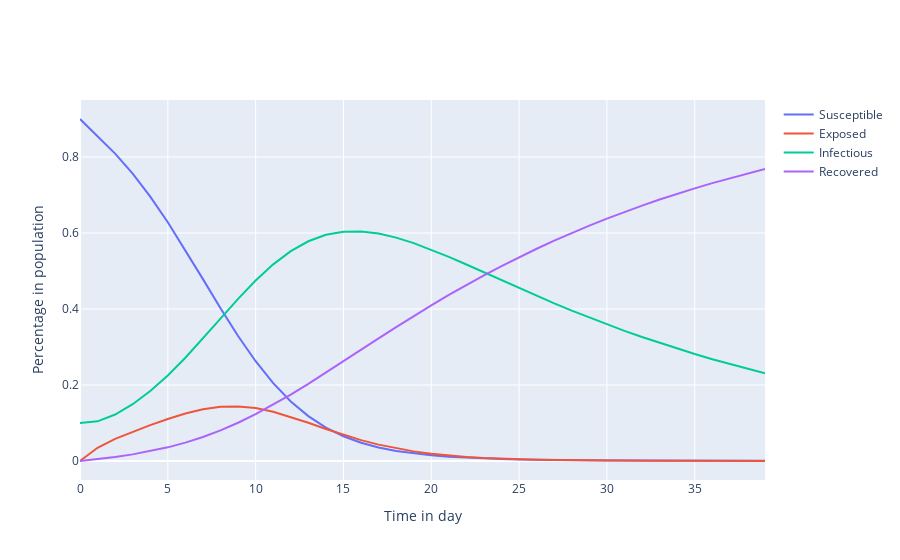
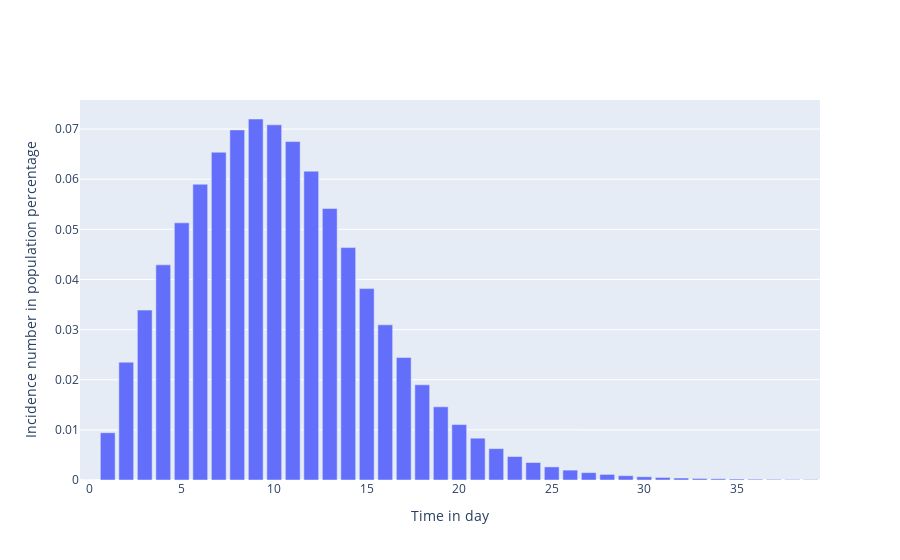

Notebook code for these charts, in order:
### Code cell
import plotly.graph_objects as go

# Plot I: Create plot of S, E, I, R
fig = go.Figure()

# Plot of susceptibles
fig.add_trace(
    go.Scatter(
        x=times,
        y=result[:, 0],
        mode='lines',
        name='Susceptible'
    )
)

# Plot of exposed
fig.add_trace(
    go.Scatter(
        x=times,
        y=result[:, 1],
        mode='lines',
        name='Exposed'
    )
)

# Plot of infectious
fig.add_trace(
    go.Scatter(
        x=times,
        y=result[:, 2],
        mode='lines',
        name='Infectious'
    )
)

# Plot of Recovered
fig.add_trace(
    go.Scatter(
        x=times,
        y=result[:, 3],
        mode='lines',
        name='Recovered'
    )
)

# Add axis labels
fig.update_layout(
    xaxis_title='Time in day',
    yaxis_title='Percentage in population'
)

fig.show()

# Plot II: Create plot of incidence number per day
fig = go.Figure()

# Plot of incidences
fig.add_trace(
    go.Bar(
        x=times,
        y=result[:, 4],
        name='Incidences'
    )
)

# Add axis labels
fig.update_layout(
    xaxis_title='Time in day',
    yaxis_title='Incidence number in population percentage'
)

fig.show()

### Figure 1 — Plotly figure (JSON) as saved in the notebook; plotly's stock layout.template omitted (floating-point values rounded to 4 significant figures)
{"data": [{"mode": "lines", "name": "Susceptible", "type": "scatter", "x": [0, 1, 2, 3, 4, 5, 6, 7, 8, 9, 10, 11, 12, 13, 14, 15, 16, 17, 18, 19, 20, 21, 22, 23, 24, 25, 26, 27, 28, 29, 30, 31, 32, 33, 34, 35, 36, 37, 38, 39], "y": [0.9, 0.8558, 0.809, 0.7561, 0.6959, 0.6284, 0.5551, 0.4786, 0.402, 0.3291, 0.2626, 0.2048, 0.1567, 0.1181, 0.08806, 0.06523, 0.04822, 0.03569, 0.02652, 0.01984, 0.01496, 0.01138, 0.008742, 0.006784, 0.005321, 0.004217, 0.003376, 0.00273, 0.002229, 0.001837, 0.001528, 0.001282, 0.001085, 0.0009254, 0.0007953, 0.0006885, 0.0006002, 0.0005267, 0.0004651, 0.0004132]}, {"mode": "lines", "name": "Exposed", "type": "scatter", "x": [0, 1, 2, 3, 4, 5, 6, 7, 8, 9, 10, 11, 12, 13, 14, 15, 16, 17, 18, 19, 20, 21, 22, 23, 24, 25, 26, 27, 28, 29, 30, 31, 32, 33, 34, 35, 36, 37, 38, 39], "y": [0, 0.0348, 0.05809, 0.07706, 0.09441, 0.1106, 0.1249, 0.1361, 0.1427, 0.1437, 0.1393, 0.1296, 0.1161, 0.1006, 0.08426, 0.06891, 0.05497, 0.04307, 0.03324, 0.02533, 0.01916, 0.0144, 0.01078, 0.008052, 0.006029, 0.00452, 0.00339, 0.002564, 0.001948, 0.001485, 0.001144, 0.0008858, 0.0006904, 0.0005446, 0.0004318, 0.0003448, 0.0002789, 0.0002268, 0.0001856, 0.0001532]}, {"mode": "lines", "name": "Infectious", "type": "scatter", "x": [0, 1, 2, 3, 4, 5, 6, 7, 8, 9, 10, 11, 12, 13, 14, 15, 16, 17, 18, 19, 20, 21, 22, 23, 24, 25, 26, 27, 28, 29, 30, 31, 32, 33, 34, 35, 36, 37, 38, 39], "y": [0.1, 0.1044, 0.1223, 0.1494, 0.184, 0.2251, 0.2717, 0.3222, 0.3746, 0.4266, 0.4749, 0.5176, 0.5524, 0.5782, 0.5952, 0.6034, 0.6041, 0.5985, 0.5878, 0.5733, 0.5562, 0.5371, 0.517, 0.4964, 0.4756, 0.4549, 0.4347, 0.4149, 0.3958, 0.3773, 0.3595, 0.3425, 0.3262, 0.3105, 0.2956, 0.2814, 0.2678, 0.2549, 0.2426, 0.2308]}, {"mode": "lines", "name": "Recovered", "type": "scatter", "x": [0, 1, 2, 3, 4, 5, 6, 7, 8, 9, 10, 11, 12, 13, 14, 15, 16, 17, 18, 19, 20, 21, 22, 23, 24, 25, 26, 27, 28, 29, 30, 31, 32, 33, 34, 35, 36, 37, 38, 39], "y": [0, 0.005039, 0.01066, 0.01742, 0.02572, 0.03593, 0.04833, 0.06316, 0.08059, 0.1006, 0.1232, 0.148, 0.1748, 0.2031, 0.2325, 0.2625, 0.2927, 0.3228, 0.3524, 0.3815, 0.4097, 0.4371, 0.4634, 0.4888, 0.5131, 0.5363, 0.5586, 0.5798, 0.6001, 0.6194, 0.6378, 0.6554, 0.6721, 0.688, 0.7031, 0.7176, 0.7313, 0.7444, 0.7568, 0.7686]}], "layout": {"xaxis": {"title": {"text": "Time in day"}}, "yaxis": {"title": {"text": "Percentage in population"}}}}

### Figure 2 — Plotly figure (JSON) as saved in the notebook; plotly's stock layout.template omitted (floating-point values rounded to 4 significant figures)
{"data": [{"name": "Incidences", "type": "bar", "x": [0, 1, 2, 3, 4, 5, 6, 7, 8, 9, 10, 11, 12, 13, 14, 15, 16, 17, 18, 19, 20, 21, 22, 23, 24, 25, 26, 27, 28, 29, 30, 31, 32, 33, 34, 35, 36, 37, 38, 39], "y": [0, 0.009425, 0.0235, 0.03389, 0.04292, 0.05129, 0.059, 0.06538, 0.06983, 0.07201, 0.07084, 0.0675, 0.06161, 0.05415, 0.04636, 0.03818, 0.03095, 0.02443, 0.01899, 0.01459, 0.01106, 0.008338, 0.006256, 0.004687, 0.003486, 0.002613, 0.001971, 0.001472, 0.001117, 0.0008549, 0.00065, 0.000504, 0.0003927, 0.0003054, 0.000243, 0.0001938, 0.0001542, 0.0001256, 0.0001027, 8.429e-05]}], "layout": {"xaxis": {"title": {"text": "Time in day"}}, "yaxis": {"title": {"text": "Incidence number in population percentage"}}}}
